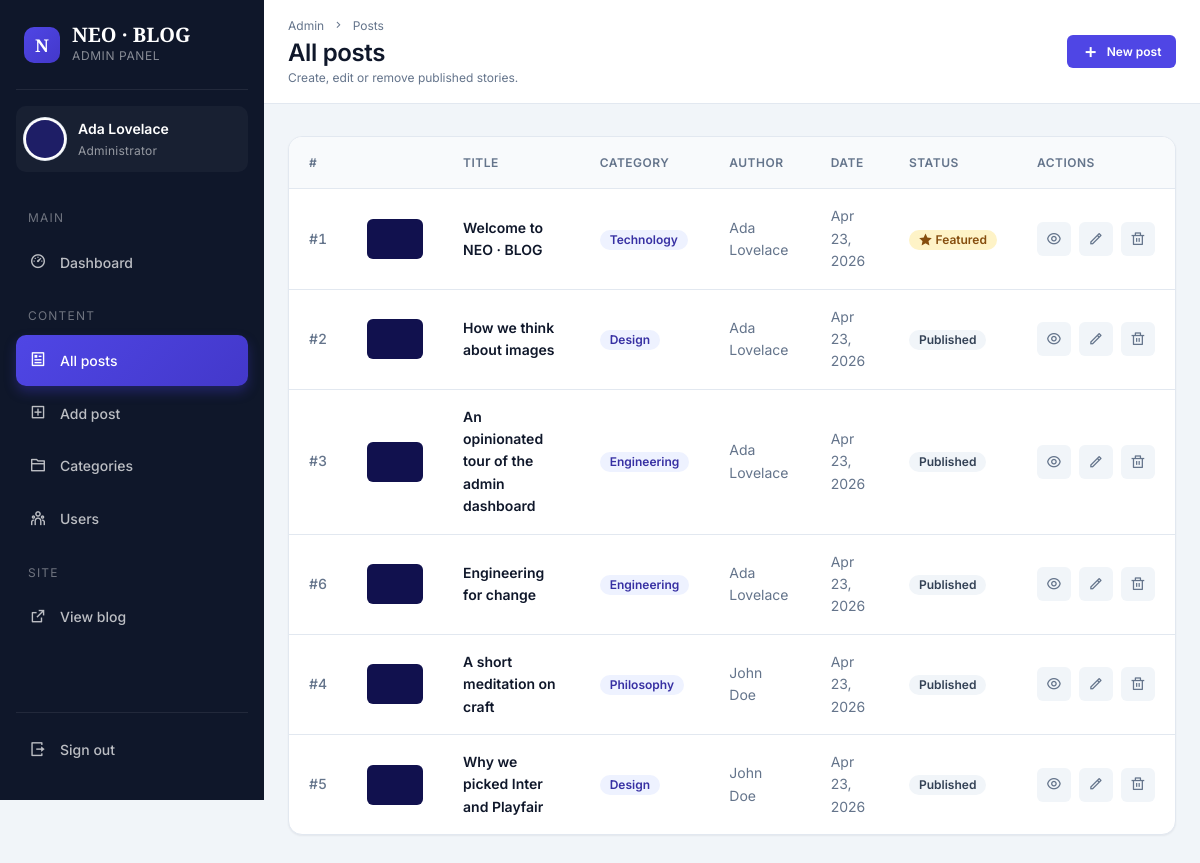
The app's page /admin/posts (signed in) with its own data.
### tables this page shows
CREATE TABLE users (
    id          INT UNSIGNED AUTO_INCREMENT PRIMARY KEY,
    firstname   VARCHAR(100) NOT NULL,
    lastname    VARCHAR(100) NOT NULL,
    username    VARCHAR(50)  NOT NULL,
    email       VARCHAR(190) NOT NULL,
    password    VARCHAR(255) NOT NULL,
    avatar      VARCHAR(255) NOT NULL DEFAULT 'default-avatar.png',
    is_admin    TINYINT(1)   NOT NULL DEFAULT 0,
    created_at  TIMESTAMP    NOT NULL DEFAULT CURRENT_TIMESTAMP,
    UNIQUE KEY uniq_username (username),
    UNIQUE KEY uniq_email    (email)
);

CREATE TABLE posts (
    id           INT UNSIGNED AUTO_INCREMENT PRIMARY KEY,
    title        VARCHAR(255) NOT NULL,
    body         LONGTEXT     NOT NULL,
    thumbnail    VARCHAR(255) NOT NULL DEFAULT 'default-thumbnail.png',
    category_id  INT UNSIGNED NOT NULL,
    author_id    INT UNSIGNED NOT NULL,
    is_featured  TINYINT(1)   NOT NULL DEFAULT 0,
    date_time    TIMESTAMP    NOT NULL DEFAULT CURRENT_TIMESTAMP,
    KEY idx_category (category_id),
    KEY idx_author   (author_id),
    CONSTRAINT fk_posts_category FOREIGN KEY (category_id) REFERENCES categories(id) ON DELETE RESTRICT,
    CONSTRAINT fk_posts_author   FOREIGN KEY (author_id)   REFERENCES users(id)      ON DELETE CASCADE
);

CREATE TABLE categories (
    id          INT UNSIGNED AUTO_INCREMENT PRIMARY KEY,
    title       VARCHAR(120) NOT NULL,
    created_at  TIMESTAMP    NOT NULL DEFAULT CURRENT_TIMESTAMP,
    UNIQUE KEY uniq_title (title)
);

### app/Controllers/Admin/PostController.php (called while the page is built, shortened)
<?php
final class PostController
{
    public function index(): void
    {
        View::render('admin/posts/index', [
            'title'      => 'All posts — Admin',
            'activeLink' => 'posts',
            'posts'      => (new Post())->getLatest(100),
            'success'    => Auth::getFlash('admin-success'),
            'error'      => Auth::getFlash('admin-error'),
        ], layout: 'admin');
    }
}

### public/index.php (called while the page is built, shortened)
<?php
require dirname(__DIR__) . '/bootstrap.php';
$router = new \App\Core\Router();
$router->dispatch(
    $_SERVER['REQUEST_METHOD'] ?? 'GET',
    $_SERVER['REQUEST_URI']    ?? '/'
);

### app/Core/helpers.php (called while the page is built, shortened)
<?php
function e(mixed $value): string
{
    return htmlspecialchars((string) $value, ENT_QUOTES | ENT_SUBSTITUTE, 'UTF-8');
}
function url(string $path = '/'): string
{
    $path = '/' . ltrim($path, '/');
    return rtrim(ROOT_URL, '/') . $path;
}
function upload_url(string $filename): string
{
    return url('uploads/' . ltrim($filename, '/'));
}
function formatDate(string $dateTimeStr, string $format = 'M d, Y - h:i a'): string
{
    $ts = strtotime($dateTimeStr);
    return $ts ? date($format, $ts) : $dateTimeStr;
}
function excerpt(string $text, int $length = 240): string
{
    $text = trim(preg_replace('/\s+/u', ' ', $text) ?? $text);
    if (mb_strlen($text) <= $length) return $text;
    return rtrim(mb_substr($text, 0, $length), " \t\n\r.,;:-") . '…';
}
function avatar_url(?string $filename): string
{
    $filename = trim((string) $filename);
    return upload_url($filename);
}
function thumbnail_url(?string $filename): string
{
    $filename = trim((string) $filename);
    return upload_url($filename);
}

### app/Core/Database.php (called while the page is built, shortened)
<?php
final class Database
{
    private static ?Database $instance = null;
    private PDO $pdo;
    private function __construct()
    {
        try {
            if (DB_DRIVER === 'sqlite') {
                $this->pdo = new PDO('sqlite:' . DB_SQLITE_PATH);
                $this->pdo->exec('PRAGMA foreign_keys = ON');
            } else {
                $dsn = sprintf(
                    'mysql:host=%s;port=%d;dbname=%s;charset=%s',
                    DB_HOST,
                    DB_PORT,
                    DB_NAME,
                    DB_CHARSET
                );
                $this->pdo = new PDO($dsn, DB_USER, DB_PASS);
            }
            $this->pdo->setAttribute(PDO::ATTR_ERRMODE,            PDO::ERRMODE_EXCEPTION);
            $this->pdo->setAttribute(PDO::ATTR_DEFAULT_FETCH_MODE, PDO::FETCH_ASSOC);
            $this->pdo->setAttribute(PDO::ATTR_EMULATE_PREPARES,   false);
        } catch (PDOException $e) {
            throw new RuntimeException(
                'Database connection failed: ' . $e->getMessage(),
                (int) $e->getCode(),
                $e
            );
        }
    }
    public static function getInstance(): self
    {
        return self::$instance ??= new self();
    }
    public function fetchAll(string $sql, string $types = '', mixed ...$params): array
    {
        return $this->run($sql, $params)->fetchAll();
    }
    public function fetchOne(string $sql, string $types = '', mixed ...$params): ?array
    {
        $row = $this->run($sql, $params)->fetch();
        return $row === false ? null : $row;
    }
    private function run(string $sql, array $params): \PDOStatement
    {
        $stmt = $this->pdo->prepare($sql);
        $stmt->execute($params);
        return $stmt;
    }
}

### app/Models/Post.php (called while the page is built, shortened)
<?php
final class Post
{
    private Database $db;
    public function __construct()
    {
        $this->db = Database::getInstance();
    }
    public function getLatest(int $limit = 6): array
    {
        return $this->db->fetchAll(
            self::BASE_SELECT . " ORDER BY posts.date_time DESC LIMIT ?",
            '', $limit
        );
    }
}

### app/Core/Auth.php (called while the page is built, shortened)
<?php
final class Auth
{
    public static function isLoggedIn(): bool
    {
        return isset($_SESSION['user_id']);
    }
    public static function isAdmin(): bool
    {
        return self::isLoggedIn() && (($_SESSION['user_is_admin'] ?? false) === true);
    }
    public static function userId(): ?int
    {
        return isset($_SESSION['user_id']) ? (int) $_SESSION['user_id'] : null;
    }
    public static function user(): ?array
    {
        static $cached = null;
        if ($cached === null || ($cached['id'] ?? null) !== self::userId()) {
            $cached = (new User())->getById((int) self::userId());
        }
        return $cached;
    }
}

### bootstrap.php (called while the page is built, shortened)
<?php
require_once __DIR__ . '/config/app.php';
require_once __DIR__ . '/app/Core/helpers.php';
spl_autoload_register(static function (string $class): void {
    $relative = str_replace('\\', '/', substr($class, 4));
    $file     = APP_PATH . '/' . $relative . '.php';
});

### app/Models/User.php (called while the page is built, shortened)
<?php
final class User
{
    private Database $db;
    public function __construct()
    {
        $this->db = Database::getInstance();
    }
    public function getById(int $id): ?array
    {
        return $this->db->fetchOne(
            "SELECT id, firstname, lastname, username, email, avatar, is_admin, created_at
               FROM users WHERE id = ?",
            '', $id
        );
    }
}

### resources/views/admin/posts/index.php (the view, shortened to what this page needs)
<div class="admin-topbar">
    <div>
        <div class="admin-topbar__crumb">
            <a href="<?= url('/admin') ?>">Admin</a> <i class="ri-arrow-right-s-line"></i> <span>Posts</span>
        </div>
        <div class="admin-topbar__title"><h1>All posts</h1></div>
        <div class="admin-topbar__sub">Create, edit or remove published stories.</div>
    </div>
    <div class="admin-topbar__actions">
        <a href="<?= url('/admin/posts/create') ?>" class="btn btn--sm">
            <i class="ri-add-line"></i> New post
        </a>
    </div>
</div>
<div class="admin-content">
    <div class="card">
        <div class="table-wrap">
            <table class="table">
                <thead>
                    <tr>
                        <th>#</th>
                        <th></th>
                        <th>Title</th>
                        <th>Category</th>
                        <th>Author</th>
                        <th>Date</th>
                        <th>Status</th>
                        <th class="text-end">Actions</th>
                    </tr>
                </thead>
                <tbody>
                    <?php if (empty($posts)): ?>
                        <tr><td colspan="8" class="table__empty">No posts yet — <a href="<?= url('/admin/posts/create') ?>">create the first one</a>.</td></tr>
                    <?php else: foreach ($posts as $post): ?>
                        <tr>
                            <td class="table__id">#<?= (int) $post['id'] ?></td>
                            <td>
                                <div class="table__thumb"><img src="<?= thumbnail_url($post['thumbnail']) ?>" alt=""></div>
                            </td>
                            <td class="table__title"><?= e(excerpt($post['title'], 80)) ?></td>
                            <td><span class="badge badge--primary"><?= e($post['category_title']) ?></span></td>
                            <td class="table__muted"><?= e($post['firstname'] . ' ' . $post['lastname']) ?></td>
                            <td class="table__muted"><?= e(formatDate($post['date_time'], 'M d, Y')) ?></td>
                            <td>
                                <?php if ((int) $post['is_featured'] === 1): ?>
                                    <span class="badge badge--warning"><i class="ri-star-fill"></i> Featured</span>
                                <?php else: ?>
                                    <span class="badge">Published</span>
                                <?php endif; ?>
                            </td>
                            <td>
                                <div class="table__actions">
                                    <a href="<?= url('/post?id=' . (int) $post['id']) ?>"
                                       class="table__action" title="View" target="_blank" rel="noopener">
                                        <i class="ri-eye-line"></i>
                                    </a>
                                    <a href="<?= url('/admin/posts/edit?id=' . (int) $post['id']) ?>"
                                       class="table__action table__action--edit" title="Edit">
                                        <i class="ri-pencil-line"></i>
                                    </a>
                                    <form action="<?= url('/admin/posts/delete') ?>" method="post"
                                          onsubmit="return confirm('Delete this post? This cannot be undone.');">
                                        <button type="submit" class="table__action table__action--danger" title="Delete">
                                            <i class="ri-delete-bin-line"></i>
                                        </button>
                                    </form>
                                </div>
                            </td>
                        </tr>
                    <?php endforeach; endif; ?>
                </tbody>
            </table>
        </div>
    </div>
</div>

### app/Core/Router.php (shortened to what this page needs)
<?php
final class Router
{
    private array $routes = [];
    private string $prefix = '';
    public function group(string $prefix, callable $callback): void
    {
        $previous    = $this->prefix;
        $this->prefix = rtrim($previous . $prefix, '/');
        $this->prefix = $previous;
    }
    public function dispatch(string $method, string $uri): void
    {
        $method = strtoupper($method);
        $path   = $this->normalise($uri);
        foreach ($this->routes as $route) {
            if ($route['method'] !== $method) continue;
            if ($route['path'] === $path) {
                $this->invoke($route['handler'], []);
                return;
            }
        }
    }
    private function add(string $method, string $path, string $handler): void
    {
        $fullPath = rtrim($this->prefix . '/' . ltrim($path, '/'), '/');
        if ($fullPath === '') $fullPath = '/';
        $this->routes[] = [
            'method'  => $method,
            'path'    => $fullPath,
            'handler' => $handler,
        ];
    }
    private function normalise(string $uri): string
    {
        $path = parse_url($uri, PHP_URL_PATH) ?: '/';
        $path = rtrim($path, '/');
        return $path === '' ? '/' : $path;
    }
    private function invoke(string $handler, array $params): void
    {
        [$controller, $action] = explode('@', $handler, 2);
        $instance = new $class();
        $instance->$action($params);
    }
}

### resources/views/partials/admin-sidebar.php (shortened to what this page needs)
<?php
$user = Auth::user();
$is   = fn (string $name) => ($activeLink ?? '') === $name ? 'is-active' : '';
?>
<aside class="sidebar" aria-label="Admin navigation">
    <div class="sidebar__brand">
        <span class="sidebar__brand-logo">N</span>
        <div>
            <div class="sidebar__brand-text">NEO · BLOG</div>
            <div class="sidebar__brand-sub">Admin panel</div>
        </div>
    </div>
    <div class="sidebar__profile">
        <span class="avatar avatar--sm">
            <img src="<?= avatar_url($user['avatar'] ?? '') ?>" alt="">
        </span>
        <div class="sidebar__profile-meta">
            <span class="sidebar__profile-name"><?= e(($user['firstname'] ?? '') . ' ' . ($user['lastname'] ?? '')) ?></span>
            <span class="sidebar__profile-role"><?= Auth::isAdmin() ? 'Administrator' : 'Editor' ?></span>
        </div>
    </div>
    <nav class="sidebar__nav" aria-label="Admin">
        <div class="sidebar__group">Main</div>
        <a href="<?= url('/admin') ?>" class="sidebar__link <?= $is('dashboard') ?>">
            <i class="ri-dashboard-3-line"></i> <span>Dashboard</span>
        </a>
        <div class="sidebar__group">Content</div>
        <a href="<?= url('/admin/posts') ?>" class="sidebar__link <?= $is('posts') ?>">
            <i class="ri-article-line"></i> <span>All posts</span>
        </a>
        <a href="<?= url('/admin/posts/create') ?>" class="sidebar__link <?= $is('add-post') ?>">
            <i class="ri-add-box-line"></i> <span>Add post</span>
        </a>
        <a href="<?= url('/admin/categories') ?>" class="sidebar__link <?= $is('categories') ?>">
            <i class="ri-folder-2-line"></i> <span>Categories</span>
        </a>
        <a href="<?= url('/admin/users') ?>" class="sidebar__link <?= $is('users') ?>">
            <i class="ri-team-line"></i> <span>Users</span>
        </a>
        <div class="sidebar__group">Site</div>
        <a href="<?= url('/') ?>" class="sidebar__link">
            <i class="ri-external-link-line"></i> <span>View blog</span>
        </a>
    </nav>
    <div class="sidebar__logout">
        <form action="<?= url('/logout') ?>" method="post" style="margin:0;">
            <button type="submit" class="sidebar__link" style="width:100%; background:none; border:0; text-align:left; color: rgba(255,255,255,0.72);">
                <i class="ri-logout-box-r-line"></i> <span>Sign out</span>
            </button>
        </form>
    </div>
</aside>

### records on screen
users: avatar (placeholder picture), firstname+lastname "Ada Lovelace"
posts: id "1", thumbnail (placeholder picture), title "Welcome to NEO · BLOG", category.title "Technology", author.lastname "Ada Lovelace", date_time "Apr 23, 2026", is_featured 1 (drawn)
posts: id "2", thumbnail (placeholder picture), title "How we think about images", category.title "Design", author.lastname "Ada Lovelace", date_time "Apr 23, 2026", is_featured "Published"
posts: id "3", thumbnail (placeholder picture), title "An opinionated tour of the admin dashboard", category.title "Engineering", author.lastname "Ada Lovelace", date_time "Apr 23, 2026", is_featured "Published"
posts: id "6", thumbnail (placeholder picture), title "Engineering for change", category.title "Engineering", author.lastname "Ada Lovelace", date_time "Apr 23, 2026", is_featured "Published"
posts: id "4", thumbnail (placeholder picture), title "A short meditation on craft", category.title "Philosophy", author.lastname "John Doe", date_time "Apr 23, 2026", is_featured "Published"
posts: id "5", thumbnail (placeholder picture), title "Why we picked Inter and Playfair", category.title "Design", author.lastname "John Doe", date_time "Apr 23, 2026", is_featured "Published"
